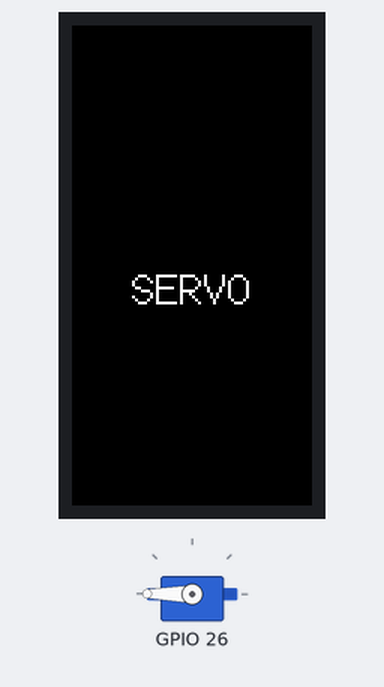
This sketch was run on a simulated ESP32. On the bench: 80×160 colour display, servo. Servo pulses on a pin are drawn as a servo (544–2400 µs = 0–180°).

Above: at 3.5 s.
At 12.52 s:
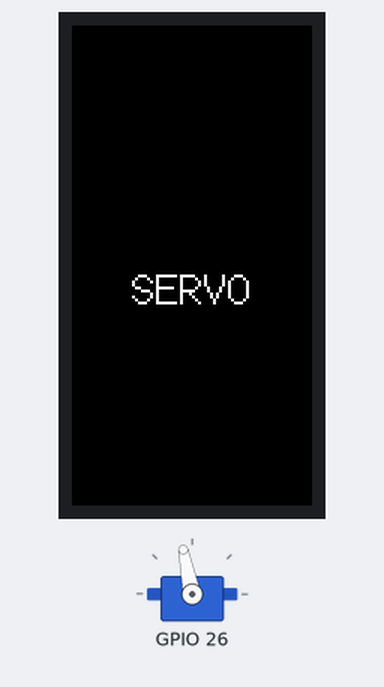
At 21.67 s:
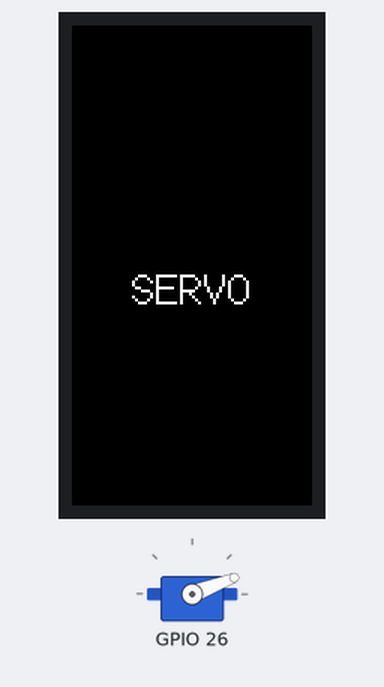
At 39.78 s:
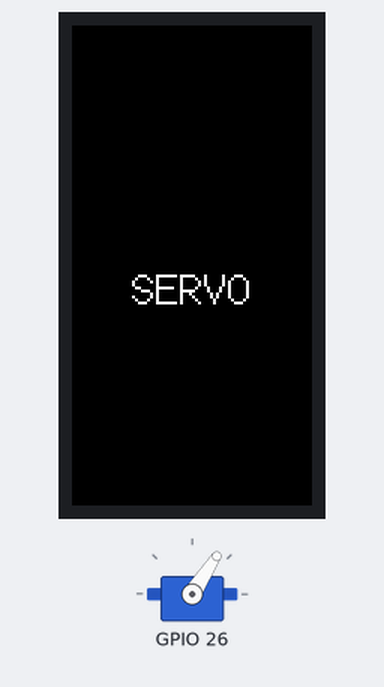
Timing chart, 0 to 40.0 s (numbered marks = the images above):
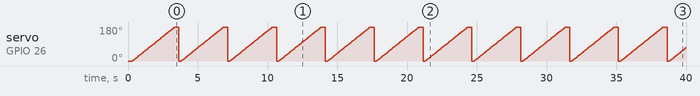

The sketch:

servo.ino
```cpp
#define COUNT_LOW 1500
#define COUNT_HIGH 8500
#define TIMER_WIDTH 16
#include "esp32-hal-ledc.h"
#include <M5StickC.h>

void setup() {
  // put your setup code here, to run once:
  M5.begin();
  ledcSetup(1, 50, TIMER_WIDTH);
  ledcAttachPin(26, 1);
  M5.Lcd.setCursor(20, 80, 2);
  M5.Lcd.print("SERVO");

}

void loop() {
  // put your main code here, to run repeatedly:
  for(int i = COUNT_LOW; i < COUNT_HIGH; i = i + 100){
    ledcWrite(1, i);
    delay(50);
  }
}
```

Measured:
- by itself, servo on GPIO 26: ramps from 0° to 180° and jumps back, once every 3.5 s
